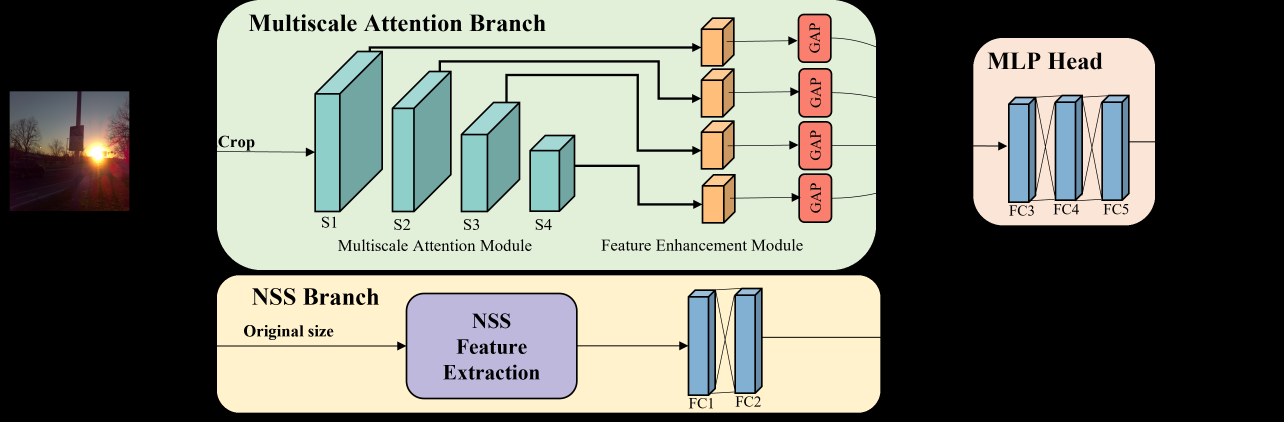
#> input picture mamiqa1.png, 3852 x 1264 px (shown at 1/3 size)
$ python -i brisque.py   (imports and definitions only)
#> lines starting #> are read from the running program, lines starting #| are printed output that depends on the picture
#> further down, picture is the input picture: shape (1264, 3852, 3); mean B, G, R 108.7, 118.7, 117
# coding=utf-8
import os
from ctypes import c_double

import cv2
import numpy as np
from scipy.special import gamma

def preprocess_image(img):
    """Handle any kind of input for our convenience.

    :param img: The image path or array.
    :type img: str, np.ndarray
    """
    if isinstance(img, str):
        if os.path.exists(img):
            return cv2.imread(img, 0).astype(np.float64)
        else:
            raise FileNotFoundError('The image is not found on your '
                                    'system.')
    elif isinstance(img, np.ndarray):
        if len(img.shape) == 2:
            image = img
        elif len(img.shape) == 3:
            image = cv2.cvtColor(img, cv2.COLOR_BGR2GRAY)
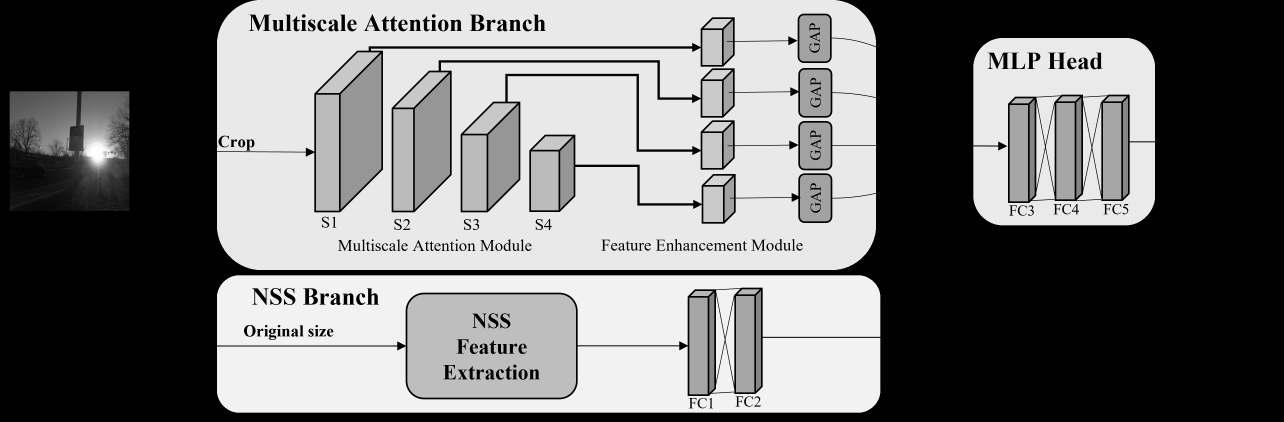
#> image: shape (1264, 3852) (shown at 1/3 size); min 0, max 255, mean 117
        else:
            raise ValueError('The image shape is not correct.')

        return image.astype(np.float64)
    else:
        raise ValueError('You can only pass image to the constructor.')


def _estimate_ggd_param(vec):
    """Estimate GGD parameter.

    :param vec: The vector that we want to approximate its parameter.
    :type vec: np.ndarray
    """
    gam = np.arange(0.2, 10 + 0.001, 0.001)
    r_gam = (gamma(1.0 / gam) * gamma(3.0 / gam) / (gamma(2.0 / gam) ** 2))

    sigma_sq = np.mean(vec ** 2)
    sigma = np.sqrt(sigma_sq)
    E = np.mean(np.abs(vec))
    rho = sigma_sq / E ** 2

    differences = abs(rho - r_gam)
    array_position = np.argmin(differences)
    gamparam = gam[array_position]

    return gamparam, sigma


def _estimate_aggd_param(vec):
    """Estimate AGGD parameter.

    :param vec: The vector that we want to approximate its parameter.
    :type vec: np.ndarray
    """
    gam = np.arange(0.2, 10 + 0.001, 0.001)
    r_gam = ((gamma(2.0 / gam)) ** 2) / (
                gamma(1.0 / gam) * gamma(3.0 / gam))

    left_std = np.sqrt(np.mean((vec[vec < 0]) ** 2))
    right_std = np.sqrt(np.mean((vec[vec > 0]) ** 2))
    gamma_hat = left_std / right_std
    rhat = (np.mean(np.abs(vec))) ** 2 / np.mean((vec) ** 2)
    rhat_norm = (rhat * (gamma_hat ** 3 + 1) * (gamma_hat + 1)) / (
            (gamma_hat ** 2 + 1) ** 2)

    differences = (r_gam - rhat_norm) ** 2
    array_position = np.argmin(differences)
    alpha = gam[array_position]

    return alpha, left_std, right_std

def get_feature(img):
    """Get brisque feature given an image.

    :param img: The path or array of the image.
    :type img: str, np.ndarray
    """
    imdist = preprocess_image(img)

    scale_num = 2
    feat = np.array([])

    for itr_scale in range(scale_num):
        mu = cv2.GaussianBlur(
            imdist, (7, 7), 7 / 6, borderType=cv2.BORDER_CONSTANT)
        mu_sq = mu * mu
        sigma = cv2.GaussianBlur(
            imdist * imdist, (7, 7), 7 / 6, borderType=cv2.BORDER_CONSTANT)
        sigma = np.sqrt(abs((sigma - mu_sq)))
        structdis = (imdist - mu) / (sigma + 1)

        alpha, overallstd = _estimate_ggd_param(structdis)
        feat = np.append(feat, [alpha, overallstd ** 2])

        shifts = [[0, 1], [1, 0], [1, 1], [-1, 1]]
        for shift in shifts:
            shifted_structdis = np.roll(
                np.roll(structdis, shift[0], axis=0), shift[1], axis=1)
            pair = np.ravel(structdis, order='F') * \
                   np.ravel(shifted_structdis, order='F')
            alpha, left_std, right_std = _estimate_aggd_param(pair)

            const = np.sqrt(gamma(1 / alpha)) / np.sqrt(gamma(3 / alpha))
            mean_param = (right_std - left_std) * (
                    gamma(2 / alpha) / gamma(1 / alpha)) * const
            feat = np.append(
                feat, [alpha, mean_param, left_std ** 2, right_std ** 2])

        imdist = cv2.resize(
            imdist,
            (0, 0),
            fx=0.5,
            fy=0.5,
            interpolation=cv2.INTER_NEAREST
        )
#> this loop made 2 passes
#> (sigma_sq in _estimate_ggd_param, E in _estimate_ggd_param, rho in _estimate_ggd_param, gamparam in _estimate_ggd_param, overallstd) on pass 1: (0.0263, 0.048, 11.41, 0.229, 0.162)
#> (sigma_sq in _estimate_ggd_param, E in _estimate_ggd_param, rho in _estimate_ggd_param, gamparam in _estimate_ggd_param, overallstd) on pass 2: (0.0505, 0.0805, 7.79, 0.275, 0.225)
#> pass 1, in get_feature, `mu_sq = mu * mu`:
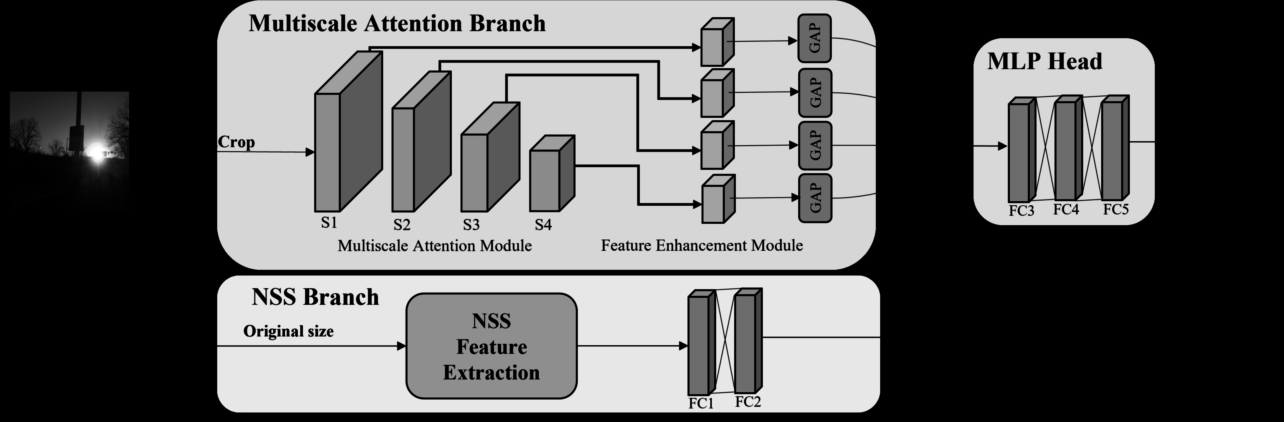
#> mu_sq: shape (1264, 3852) float64 (shown at 1/3 size); min 0, max 64516, mean 25662.9; drawn with min black and max white
#> pass 1, in get_feature, `sigma = np.sqrt(abs((sigma - mu_sq)))`:
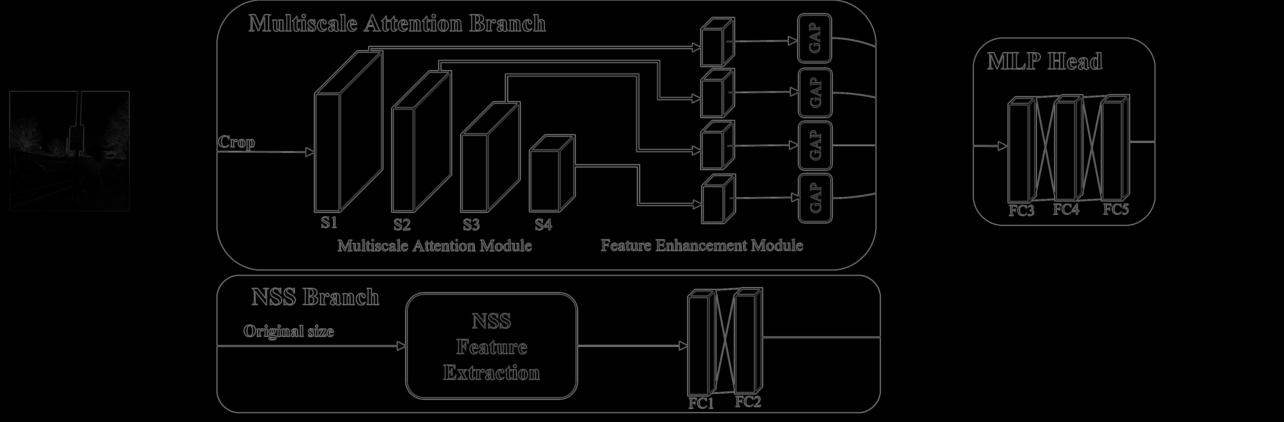
#> sigma: shape (1264, 3852) float64 (shown at 1/3 size); min 0, max 121.2, mean 6.2
#> after the loop:
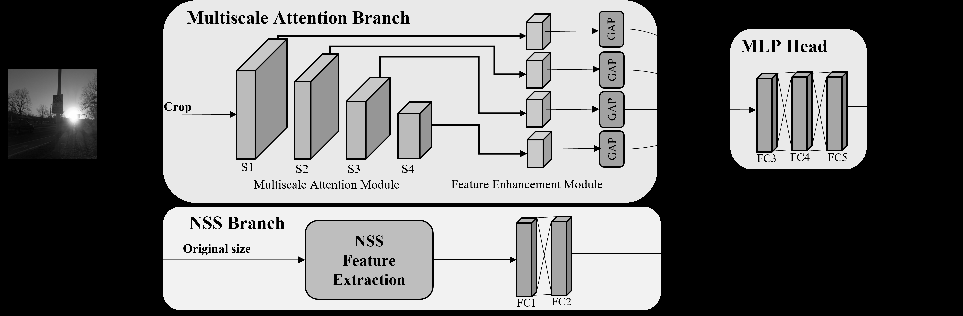
#> imdist: shape (316, 963) float64; min 0, max 255, mean 116.8
#> after the loop:
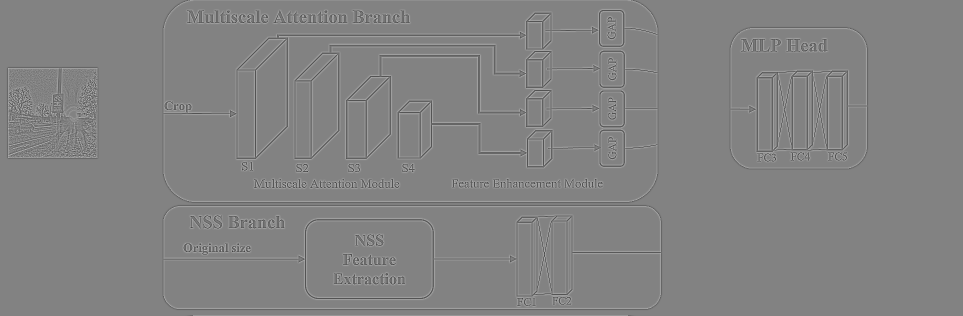
#> shifted_structdis: shape (632, 1926) float64 (shown at 1/2 size); min -2.32, max 2.22, mean 0.00692; drawn with min black and max white
#> after the loop, feat = 36 values, max 0.275 at index 18, min -0.103 at index 29, mean 0.0941
    return feat

>>> import cv2
>>> picture = cv2.imread('mamiqa1.png')
>>> result = get_feature(picture)
#> result has the same summary as feat in get_feature

$ run again, on mamiqa2.png
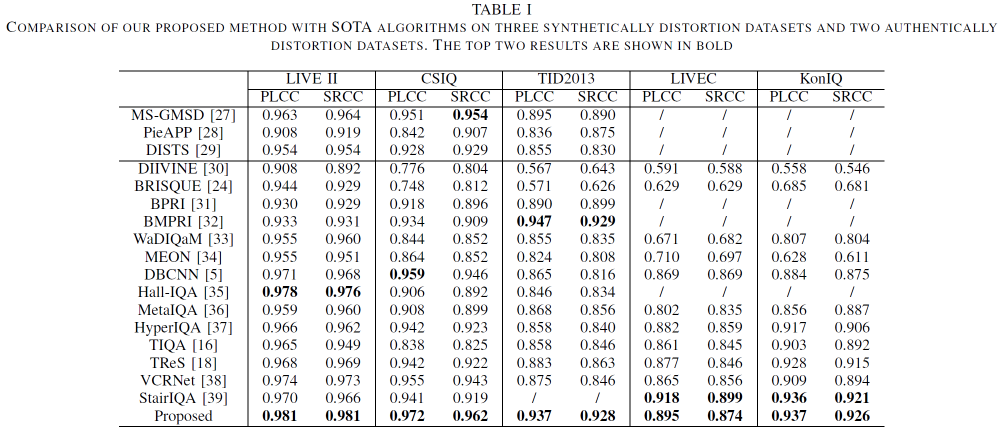
#> input picture mamiqa2.png, 2001 x 864 px (shown at 1/2 size)
#> picture is the input picture: shape (864, 2001, 3); mean B, G, R 238.6, 238.4, 238.3
#> the loop in get_feature, `for itr_scale in range(scale_num):` made 2 passes
#> (sigma_sq in _estimate_ggd_param, E in _estimate_ggd_param, rho in _estimate_ggd_param, gamparam in _estimate_ggd_param, overallstd) on pass 1: (0.0868, 0.134, 4.85, 0.367, 0.295)
#> pass 1, in get_feature, `sigma = np.sqrt(abs((sigma - mu_sq)))`:
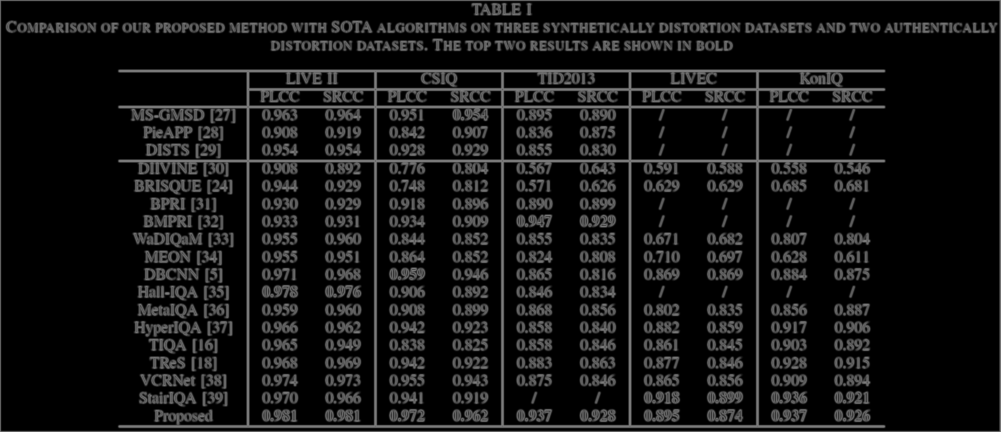
#> sigma: shape (864, 2001) float64 (shown at 1/2 size); min 3.81e-06, max 127.3, mean 20.1
#> after the loop in get_feature, `for itr_scale in range(scale_num):`:
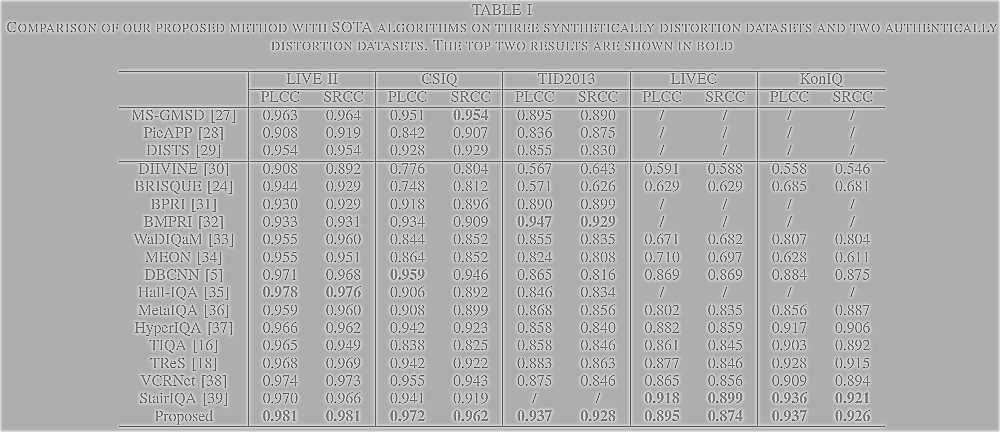
#> structdis: shape (432, 1000) float64; min -2.67, max 1.25, mean 0.0379; drawn with min black and max white
#> after the loop in get_feature, `for itr_scale in range(scale_num):`: feat = 36 values, max 0.432 at index 18, min -0.15 at index 33, mean 0.135
#> result has the same summary as feat in get_feature

$ run again, on mamiqa3.png
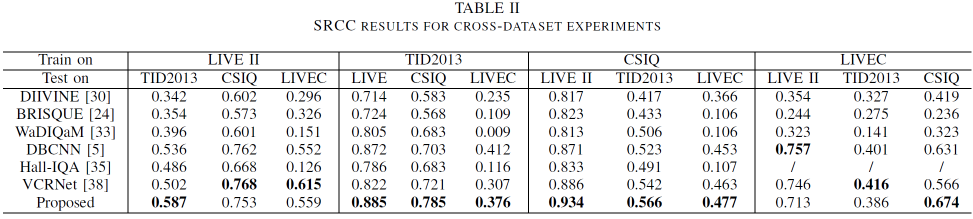
#> input picture mamiqa3.png, 1946 x 437 px (shown at 1/2 size)
#> picture is the input picture: shape (437, 1946, 3); mean B, G, R 235.8, 235.5, 235.5
#> the loop in get_feature, `for itr_scale in range(scale_num):` made 2 passes
#> (sigma_sq in _estimate_ggd_param, E in _estimate_ggd_param, rho in _estimate_ggd_param, gamparam in _estimate_ggd_param, overallstd) on pass 1: (0.101, 0.157, 4.1, 0.417, 0.317)
#> pass 1, in get_feature, `sigma = np.sqrt(abs((sigma - mu_sq)))`:
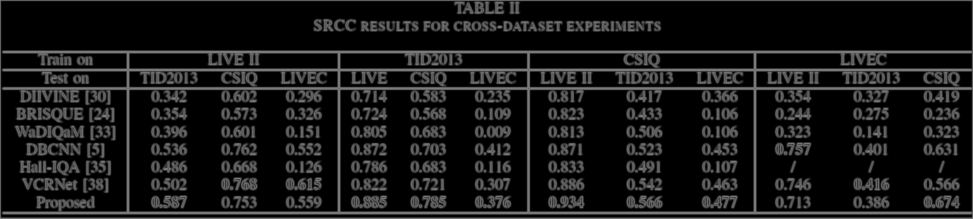
#> sigma: shape (437, 1946) float64 (shown at 1/2 size); min 3.81e-06, max 127.3, mean 24.2
#> after the loop in get_feature, `for itr_scale in range(scale_num):`:
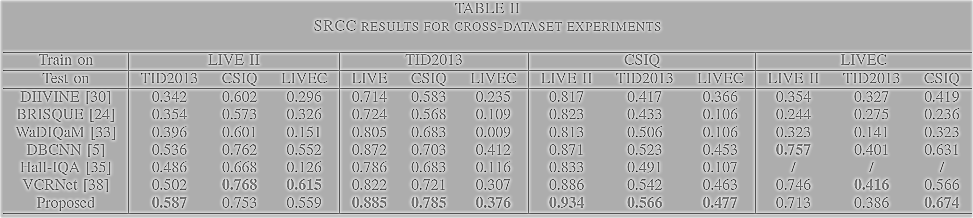
#> structdis: shape (218, 973) float64; min -2.65, max 1.25, mean 0.0477; drawn with min black and max white
#> after the loop in get_feature, `for itr_scale in range(scale_num):`: feat = 36 values, max 0.511 at index 18, min -0.172 at index 33, mean 0.151
#> result has the same summary as feat in get_feature
